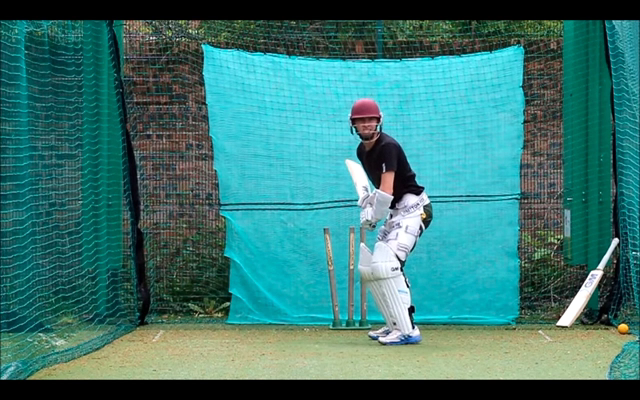
#> input picture frame 23 of ball-3-only.mov, 640 x 400 px, given in place of straight-drive.mov, which was not available
$ python background_hog.py
#> lines starting #> are read from the running program, lines starting #| are printed output that depends on the picture; after the words box and inside, x2 and y2 are one past the last pixel; in counts of white or black regions, pixels touching at a corner belong together; pictures that were not available may be replaced by others from this repository, and a replacement may not be noted
from __future__ import print_function
import numpy as np
import cv2
####
from imutils.object_detection import non_max_suppression
from imutils import paths
import imutils


fourcc = cv2.VideoWriter_fourcc(*'MJPG')

# initialize the HOG descriptor/person detector
hog = cv2.HOGDescriptor()
hog.setSVMDetector(cv2.HOGDescriptor_getDefaultPeopleDetector())

kernel = cv2.getStructuringElement(cv2.MORPH_ELLIPSE,(3,3))
cap = cv2.VideoCapture('straight-drive.mov')
out = cv2.VideoWriter('straight-drive_op.avi', fourcc, 20.0, (640,400), True)
#createBackgroundSubtractorGMG
#createBackgroundSubtractorMOG
#createBackgroundSubtractorMOG2
fgbg = cv2.bgsegm.createBackgroundSubtractorMOG()

while(1):
    ret, frame1 = cap.read()
#> frame1 is the input picture: shape (400, 640, 3); mean B, G, R 116.4, 120.7, 58.3
    if not ret:
        break;
    fgmask = fgbg.apply(frame1)
#> fgmask: shape (400, 640); every value is 0
    frame = cv2.cvtColor(fgmask, cv2.COLOR_GRAY2RGB)
#> frame: shape (400, 640, 3); every value is 0
    #fgmask = cv2.morphologyEx(fgmask, cv2.MORPH_OPEN, kernel)
    #detect person
    # load the image and resize it to (1) reduce detection time
	# and (2) improve detection accuracy
	#image = imutils.resize(image, width=min(400, image.shape[1]))
    orig = frame1.copy()
    # detect people in the image
    (rects, weights) = hog.detectMultiScale(frame1, winStride=(4, 4),padding=(8, 8), scale=1.05)
#> rects = [[284, 76, 153, 306]]; weights = [0.505]

	# draw the original bounding boxes
    for (x, y, w, h) in rects:
        cv2.rectangle(orig, (x, y), (x + w, y + h), (0, 0, 255), 2)
#> this loop made 1 pass
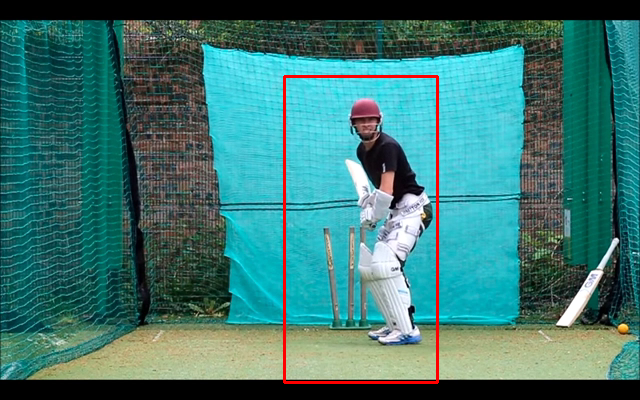
#> orig: shape (400, 640, 3); 1.07% of pixels changed, all inside (x1, y1, x2, y2) = (283, 75, 439, 384)

	# apply non-maxima suppression to the bounding boxes using a
	# fairly large overlap threshold to try to maintain overlapping
	# boxes that are still people
    rects = np.array([[x, y, x + w, y + h] for (x, y, w, h) in rects])
#> rects = [[284, 76, 437, 382]]
    pick = non_max_suppression(rects, probs=None, overlapThresh=0.65)
#> pick = [[284, 76, 437, 382]]
    # draw the final bounding boxes
    for (xA, yA, xB, yB) in pick:
        cv2.rectangle(frame, (xA, yA), (xB, yB), (0, 255, 0), 2)
#> this loop made 1 pass
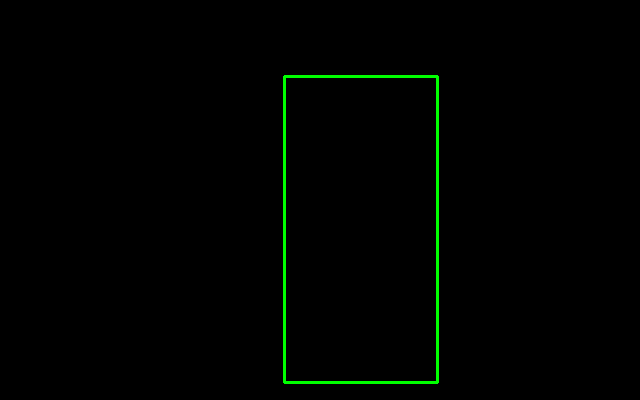
#> frame: shape (400, 640, 3); mean B, G, R 0, 2.7, 0

	# show some information on the number of bounding boxes
    '''
	filename = imagePath[imagePath.rfind("/") + 1:]
	print("[INFO] {}: {} original boxes, {} after suppression".format(
		filename, len(rects), len(pick)))
    '''
	# show the output images
	#cv2.imshow("Before NMS", orig)
	#cv2.imshow("After NMS", image)
	#cv2.waitKey(0)

    ##

    cv2.imshow('frame',frame)
    out.write(frame)
    k = cv2.waitKey(30) & 0xff
#> (key Esc is pressed here)
    if k == 27:
        break
out.release()
cap.release()
cv2.destroyAllWindows()

$ run again, starting later in the video
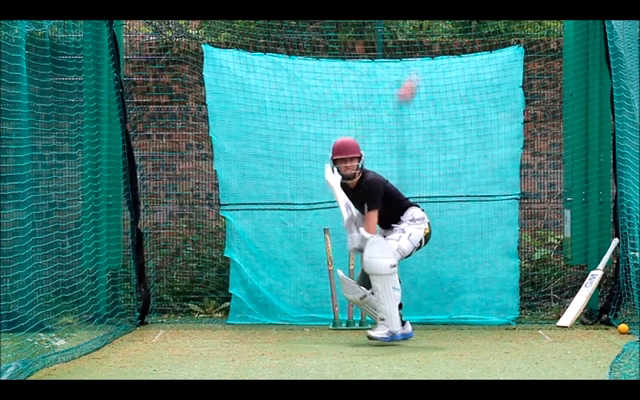
#> input picture frame 104 of ball-3-only.mov, 640 x 400 px, given in place of straight-drive.mov, which was not available
#> frame1 is the input picture: shape (400, 640, 3); mean B, G, R 122.8, 127.6, 64.7
#> fgmask: shape (400, 640); every value is 0
#> `(rects, weights) = hog.detectMultiScale(frame1, winStride=(4, 4),paddi..`: rects = [[344, 197, 83, 166]]; weights = [0.355]
#> the loop `for (x, y, w, h) in rects:` made 1 pass
#> after the loop `for (x, y, w, h) in rects:`:
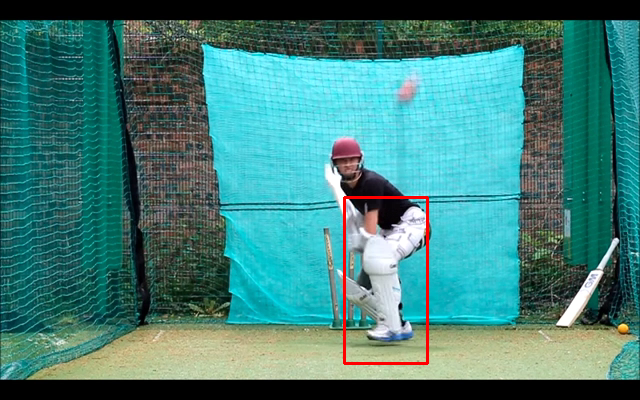
#> orig: shape (400, 640, 3); 0.58% of pixels changed, all inside (x1, y1, x2, y2) = (343, 196, 429, 365)
#> `rects = np.array([[x, y, x + w, y + h] for (x, y, w, h) in rects])`: rects = [[344, 197, 427, 363]]
#> the loop `for (xA, yA, xB, yB) in pick:` made 1 pass
#> after the loop `for (xA, yA, xB, yB) in pick:`:
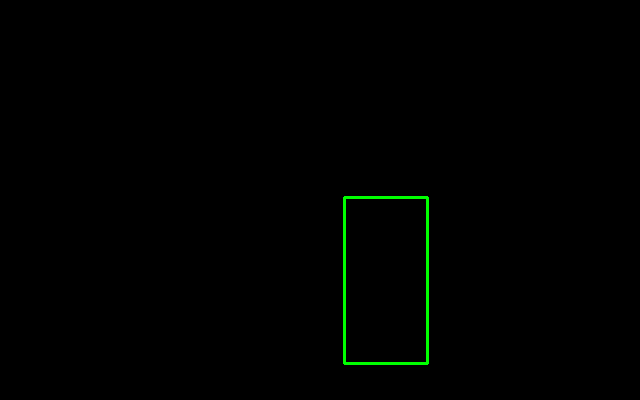
#> frame: shape (400, 640, 3); mean B, G, R 0, 1.5, 0

$ run again, starting later in the video
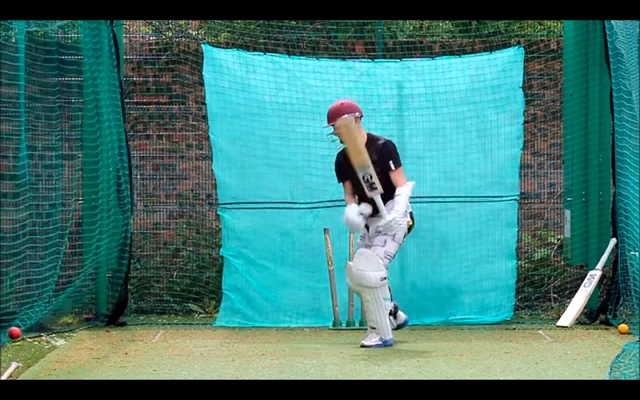
#> input picture frame 185 of ball-3-only.mov, 640 x 400 px, given in place of straight-drive.mov, which was not available
#> frame1 is the input picture: shape (400, 640, 3); mean B, G, R 118.3, 123.7, 64.4
#> fgmask: shape (400, 640); every value is 0
#> `(rects, weights) = hog.detectMultiScale(frame1, winStride=(4, 4),paddi..`: rects = [[278, 57, 168, 335]]; weights = [0.503]
#> the loop `for (x, y, w, h) in rects:` made 1 pass
#> after the loop `for (x, y, w, h) in rects:`:
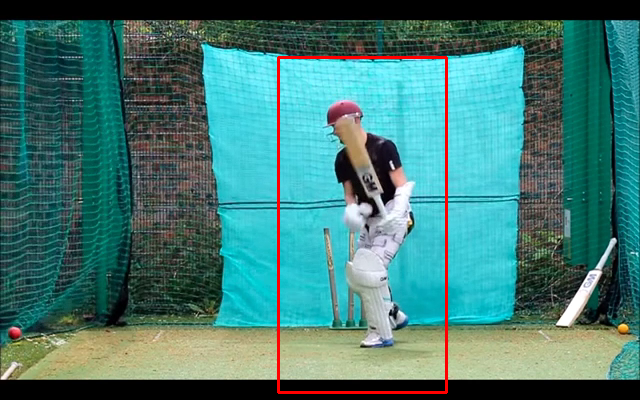
#> orig: shape (400, 640, 3); 1.18% of pixels changed, all inside (x1, y1, x2, y2) = (277, 56, 448, 394)
#> `rects = np.array([[x, y, x + w, y + h] for (x, y, w, h) in rects])`: rects = [[278, 57, 446, 392]]
#> the loop `for (xA, yA, xB, yB) in pick:` made 1 pass
#> after the loop `for (xA, yA, xB, yB) in pick:`:
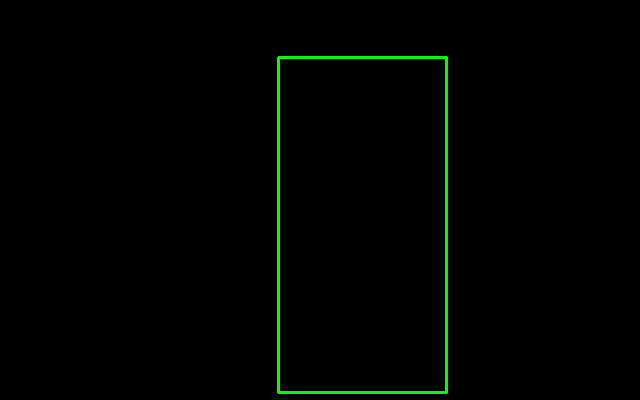
#> frame: shape (400, 640, 3); mean B, G, R 0, 3, 0
